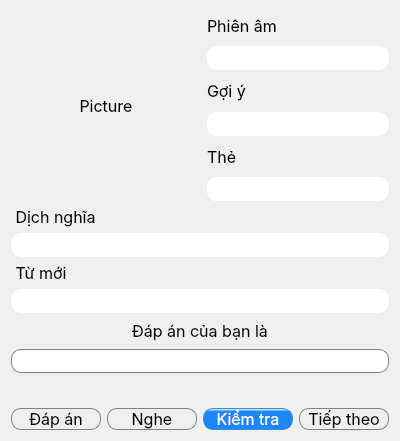
<?xml version="1.0" encoding="UTF-8"?>
<ui version="4.0">
 <class>Dialog</class>
 <widget class="QDialog" name="Dialog">
  <property name="windowModality">
   <enum>Qt::ApplicationModal</enum>
  </property>
  <property name="geometry">
   <rect>
    <x>0</x>
    <y>0</y>
    <width>400</width>
    <height>441</height>
   </rect>
  </property>
  <property name="font">
   <font>
    <family>SF Pro Display</family>
    <pointsize>12</pointsize>
   </font>
  </property>
  <property name="windowTitle">
   <string>Kiểm tra</string>
  </property>
  <property name="windowIcon">
   <iconset resource="../../resource.qrc">
    <normaloff>:/resource/memento.ico</normaloff>:/resource/memento.ico</iconset>
  </property>
  <layout class="QVBoxLayout" name="verticalLayout_9">
   <item>
    <layout class="QHBoxLayout" name="horizontalLayout">
     <item>
      <widget class="QLabel" name="picture">
       <property name="minimumSize">
        <size>
         <width>190</width>
         <height>190</height>
        </size>
       </property>
       <property name="text">
        <string>Picture</string>
       </property>
       <property name="alignment">
        <set>Qt::AlignCenter</set>
       </property>
      </widget>
     </item>
     <item>
      <layout class="QVBoxLayout" name="verticalLayout_6">
       <item>
        <layout class="QVBoxLayout" name="verticalLayout_4">
         <item>
          <widget class="QLabel" name="label">
           <property name="text">
            <string>Phiên âm</string>
           </property>
          </widget>
         </item>
         <item>
          <widget class="QLineEdit" name="text_phonetic">
           <property name="enabled">
            <bool>true</bool>
           </property>
           <property name="styleSheet">
            <string notr="true">border-radius:10px;
border:1px solid white;
padding: 0 8px;</string>
           </property>
           <property name="text">
            <string/>
           </property>
           <property name="alignment">
            <set>Qt::AlignCenter</set>
           </property>
           <property name="readOnly">
            <bool>true</bool>
           </property>
          </widget>
         </item>
        </layout>
       </item>
       <item>
        <layout class="QVBoxLayout" name="verticalLayout_5">
         <item>
          <widget class="QLabel" name="label_2">
           <property name="text">
            <string>Gợi ý</string>
           </property>
          </widget>
         </item>
         <item>
          <widget class="QLineEdit" name="text_hint">
           <property name="styleSheet">
            <string notr="true">border-radius:10px;
border:1px solid white;
padding: 0 8px;</string>
           </property>
           <property name="text">
            <string/>
           </property>
           <property name="alignment">
            <set>Qt::AlignCenter</set>
           </property>
           <property name="readOnly">
            <bool>true</bool>
           </property>
          </widget>
         </item>
        </layout>
       </item>
       <item>
        <layout class="QVBoxLayout" name="verticalLayout_3">
         <item>
          <widget class="QLabel" name="label_3">
           <property name="text">
            <string>Thẻ</string>
           </property>
          </widget>
         </item>
         <item>
          <widget class="QLineEdit" name="text_tag">
           <property name="enabled">
            <bool>true</bool>
           </property>
           <property name="styleSheet">
            <string notr="true">border-radius:10px;
border:1px solid white;
padding: 0 8px;</string>
           </property>
           <property name="text">
            <string/>
           </property>
           <property name="alignment">
            <set>Qt::AlignCenter</set>
           </property>
           <property name="readOnly">
            <bool>true</bool>
           </property>
          </widget>
         </item>
        </layout>
       </item>
      </layout>
     </item>
    </layout>
   </item>
   <item>
    <layout class="QVBoxLayout" name="verticalLayout_7">
     <item>
      <layout class="QVBoxLayout" name="verticalLayout">
       <item>
        <layout class="QVBoxLayout" name="verticalLayout_2">
         <item>
          <widget class="QLabel" name="label_5">
           <property name="text">
            <string> Dịch nghĩa</string>
           </property>
          </widget>
         </item>
         <item>
          <widget class="QLineEdit" name="text_definition">
           <property name="sizePolicy">
            <sizepolicy hsizetype="Expanding" vsizetype="Preferred">
             <horstretch>0</horstretch>
             <verstretch>0</verstretch>
            </sizepolicy>
           </property>
           <property name="styleSheet">
            <string notr="true">border-radius:10px;
border:1px solid white;
padding: 0 8px;</string>
           </property>
           <property name="text">
            <string/>
           </property>
           <property name="alignment">
            <set>Qt::AlignCenter</set>
           </property>
           <property name="readOnly">
            <bool>true</bool>
           </property>
          </widget>
         </item>
        </layout>
       </item>
       <item>
        <widget class="QLabel" name="label_4">
         <property name="text">
          <string> Từ mới</string>
         </property>
        </widget>
       </item>
       <item>
        <widget class="QLineEdit" name="text_vocabulary">
         <property name="styleSheet">
          <string notr="true">border-radius:10px;
border:1px solid white;
padding: 0 8px;</string>
         </property>
         <property name="text">
          <string/>
         </property>
         <property name="alignment">
          <set>Qt::AlignCenter</set>
         </property>
         <property name="readOnly">
          <bool>true</bool>
         </property>
         <property name="clearButtonEnabled">
          <bool>false</bool>
         </property>
        </widget>
       </item>
      </layout>
     </item>
    </layout>
   </item>
   <item>
    <layout class="QVBoxLayout" name="verticalLayout_8">
     <item>
      <widget class="QLabel" name="label_top">
       <property name="text">
        <string>Đáp án của bạn là</string>
       </property>
       <property name="alignment">
        <set>Qt::AlignCenter</set>
       </property>
      </widget>
     </item>
     <item>
      <widget class="QLineEdit" name="text_answer">
       <property name="sizePolicy">
        <sizepolicy hsizetype="Expanding" vsizetype="Preferred">
         <horstretch>0</horstretch>
         <verstretch>0</verstretch>
        </sizepolicy>
       </property>
       <property name="styleSheet">
        <string notr="true">QLineEdit{
border-radius:10px;
border:1px solid gray;
padding: 0 8px;
}

QLineEdit:focus
{
    border: 1px solid #006080;
}</string>
       </property>
       <property name="alignment">
        <set>Qt::AlignCenter</set>
       </property>
       <property name="readOnly">
        <bool>false</bool>
       </property>
       <property name="placeholderText">
        <string/>
       </property>
       <property name="clearButtonEnabled">
        <bool>false</bool>
       </property>
      </widget>
     </item>
     <item>
      <widget class="QLabel" name="label_bottom">
       <property name="text">
        <string/>
       </property>
       <property name="alignment">
        <set>Qt::AlignCenter</set>
       </property>
      </widget>
     </item>
    </layout>
   </item>
   <item>
    <layout class="QHBoxLayout" name="horizontalLayout_3">
     <item>
      <widget class="QPushButton" name="button_show_answer">
       <property name="toolTip">
        <string>Ctrl+K</string>
       </property>
       <property name="styleSheet">
        <string notr="true">QPushButton{border-radius:10px;
border:1px solid gray;
padding: 0 8px;
background-color: qlineargradient(x1: 0, y1: 0, x2: 0, y2: 1,
                                      stop: 0 #f6f7fa, stop: 1 #dadbde);
}

QPushButton:focus{
border: 1px solid #006080;
}</string>
       </property>
       <property name="text">
        <string>Đáp án</string>
       </property>
       <property name="iconSize">
        <size>
         <width>20</width>
         <height>20</height>
        </size>
       </property>
       <property name="shortcut">
        <string>Ctrl+K</string>
       </property>
       <property name="autoDefault">
        <bool>true</bool>
       </property>
       <property name="flat">
        <bool>false</bool>
       </property>
      </widget>
     </item>
     <item>
      <widget class="QPushButton" name="button_play_record">
       <property name="toolTip">
        <string>Ctrl+P</string>
       </property>
       <property name="styleSheet">
        <string notr="true">QPushButton{border-radius:10px;
border:1px solid gray;
padding: 0 8px;
background-color: qlineargradient(x1: 0, y1: 0, x2: 0, y2: 1,
                                      stop: 0 #f6f7fa, stop: 1 #dadbde);
}

QPushButton:focus{
border: 1px solid #006080;
}</string>
       </property>
       <property name="text">
        <string>Nghe</string>
       </property>
       <property name="iconSize">
        <size>
         <width>20</width>
         <height>20</height>
        </size>
       </property>
       <property name="shortcut">
        <string>Ctrl+P</string>
       </property>
       <property name="autoDefault">
        <bool>true</bool>
       </property>
       <property name="flat">
        <bool>false</bool>
       </property>
      </widget>
     </item>
     <item>
      <widget class="QPushButton" name="button_check">
       <property name="enabled">
        <bool>true</bool>
       </property>
       <property name="toolTip">
        <string>Ctrl+Enter</string>
       </property>
       <property name="styleSheet">
        <string notr="true">QPushButton{border-radius:10px;
border:1px solid #3f8cc8;
padding: 0 8px;
color: rgb(255, 255, 255);
background-color: qlineargradient(spread:pad, x1:0.494, y1:0.989, x2:0.494, y2:0.011, stop:0.863158 rgba(23, 132, 255, 250), stop:1 rgba(255, 255, 255, 255));
}
QPushButton:focus{
border: 1px solid rgb(0, 255, 255);
}
QPushButton:disabled{
background-color: rgb(195, 203, 218);
border:1px solid rgb(195, 203, 218);
}</string>
       </property>
       <property name="text">
        <string>Kiểm tra</string>
       </property>
       <property name="shortcut">
        <string>Ctrl+Return</string>
       </property>
       <property name="autoDefault">
        <bool>true</bool>
       </property>
       <property name="default">
        <bool>true</bool>
       </property>
      </widget>
     </item>
     <item>
      <widget class="QPushButton" name="button_next">
       <property name="enabled">
        <bool>true</bool>
       </property>
       <property name="toolTip">
        <string>Ctrl+N</string>
       </property>
       <property name="styleSheet">
        <string notr="true">QPushButton{border-radius:10px;
border:1px solid gray;
padding: 0 8px;
background-color: qlineargradient(x1: 0, y1: 0, x2: 0, y2: 1,
                                      stop: 0 #f6f7fa, stop: 1 #dadbde);
}

QPushButton:focus{
border: 1px solid #006080;
}</string>
       </property>
       <property name="text">
        <string>Tiếp theo</string>
       </property>
       <property name="shortcut">
        <string>Ctrl+N</string>
       </property>
       <property name="autoDefault">
        <bool>true</bool>
       </property>
      </widget>
     </item>
    </layout>
   </item>
  </layout>
 </widget>
 <tabstops>
  <tabstop>text_answer</tabstop>
  <tabstop>button_show_answer</tabstop>
  <tabstop>button_play_record</tabstop>
  <tabstop>button_check</tabstop>
  <tabstop>button_next</tabstop>
  <tabstop>text_phonetic</tabstop>
  <tabstop>text_hint</tabstop>
  <tabstop>text_tag</tabstop>
  <tabstop>text_definition</tabstop>
  <tabstop>text_vocabulary</tabstop>
 </tabstops>
 <resources>
  <include location="../../resource.qrc"/>
 </resources>
 <connections/>
</ui>
